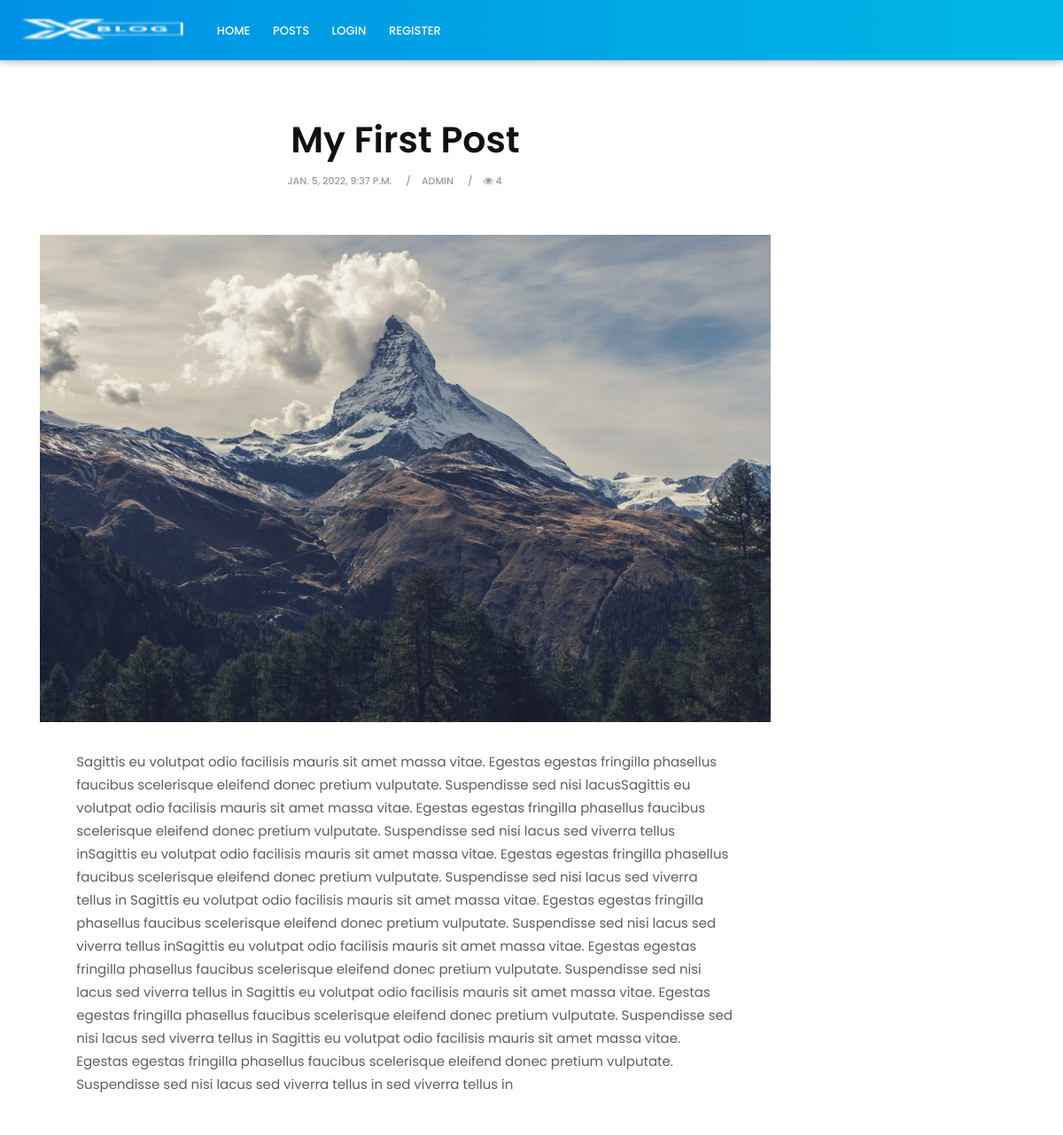
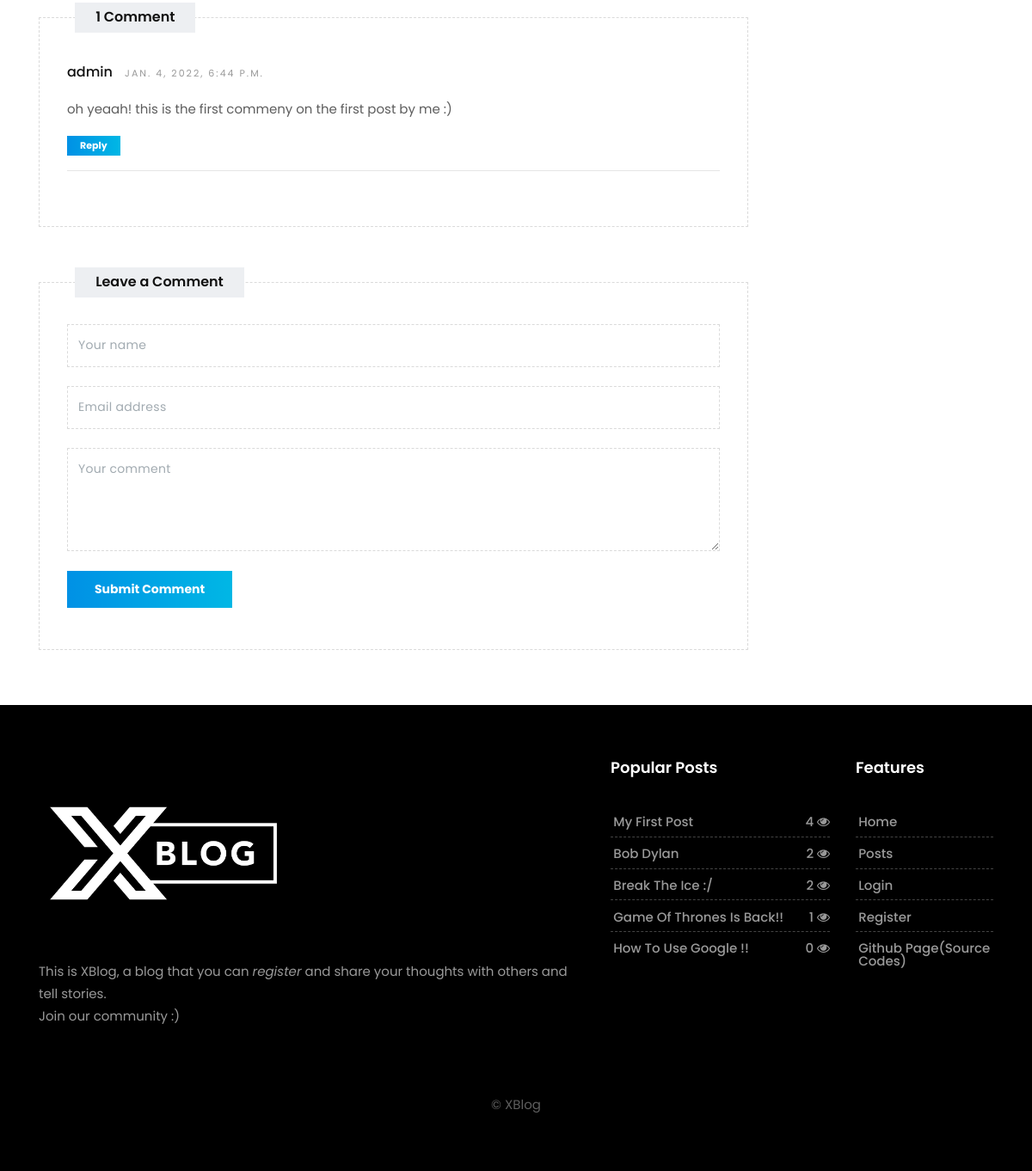
The page /posts/my-first-post on the database its author committed (2 pictures, top to bottom).
### my_blog/models.py (models this page shows, shortened)
class Post(models.Model):
    author = models.ForeignKey(User, on_delete=models.CASCADE, related_name='posts')
    title = models.CharField(max_length=50)
    content = models.TextField(null=True) # content = Text Editor
    summary = models.TextField(null=True)
    views = models.PositiveIntegerField(default=0)
    is_promote = models.BooleanField(default=False)
    date = models.DateTimeField(auto_now=True)
    image_name = models.CharField(max_length=64, null=True, default='default.png')
    slug = models.SlugField(unique=True, db_index=True, null=True)

class Comment(models.Model):
    post = models.ForeignKey(Post, on_delete=models.CASCADE, related_name="comments")
    author = models.ForeignKey(User, on_delete=models.CASCADE, related_name="comments", null=True)
    content = models.TextField(null=True)   # content = Text Editor
    date = models.DateTimeField(auto_now=True, null=True)
    active = models.BooleanField(default=False)

### my_blog/views.py (the view)
# urls.py: path("posts/<slug:slug>", views.post_detail, name='post_detail')
def post_detail(request, slug):
    post = get_object_or_404(Post, slug=slug)
    comments = post.comments.filter(active=True)
    return render(request, 'my_blog/post_detail.html', context={
        'post':post,
        'comments':comments,
    })

### my_blog/context_processors.py (called while the page is built)
def add_variable_to_base(request):
    posts = Post.objects.all().order_by("-views")[:5]
    return {
        'posts': posts
    }

### my_blog/templates/my_blog/post_detail.html (shortened to what this page needs)
{% extends 'my_blog/base.html' %}
{% load static %}
{% block content %}
    <section class="section single-wrapper">
        <div class="container">
            <div class="row">
                <div class="col-lg-9 col-md-12 col-sm-12 col-xs-12">
                    <div class="page-wrapper">
                        <div class="blog-title-area text-center">
                            <h3>{{post.title}}</h3>
                            <div class="blog-meta big-meta">
                                <small>{{post.date}}</small>
                                <small>{{post.author}}</small>
                                <small><i class="fa fa-eye"></i> {{post.views}}</small>
                            </div>
                        </div>
                        <div class="single-post-media">
                            <img src="{% static 'my_blog/images/'|add:post.image_name %}" alt="" class="img-fluid">
                        </div>
                        <div class="blog-content">
                            <div class="pp">
                                <p>{{post.content}}</p>
                            </div>
                        </div>
                        <div class="custombox clearfix">
                            {% if comments|length > 1 %}
                                <h4 class="small-title">{{comments|length}} Comments</h4>
                            {% else %}
                                <h4 class="small-title">{{comments|length}} Comment</h4>
                            {% endif %}
                            <div class="row">
                                <div class="col-lg-12">
                                    <div class="comments-list">
                                        {% for comment in comments %}
                                            <div class="media-body">
                                                <h4 class="media-heading user_name">{{comment.author}} <small>{{comment.date}}</small></h4>
                                                <p>{{comment.content}}</p>
                                                <a href="#" class="btn btn-primary btn-sm">Reply</a>
                                                <hr>
                                            </div>
                                        {% endfor %}
                                        </div>
                                    </div>
                                </div>
                            </div>
                        </div>
                        <div class="custombox clearfix">
                            <h4 class="small-title">Leave a Comment</h4>
                            <div class="row">
                                <div class="col-lg-12">
                                    <form class="form-wrapper">
                                        <input type="text" class="form-control" placeholder="Your name">
                                        <input type="text" class="form-control" placeholder="Email address">
                                        <textarea class="form-control" placeholder="Your comment"></textarea>
                                        <button type="submit" class="btn btn-primary">Submit Comment</button>
                                    </form>
                                </div>
                            </div>
                        </div>
                    </div>
                </div>
            </div>
    </section>
{% endblock content %}

### my_blog/templates/my_blog/base.html (shortened to what this page needs)
{% load static %}
<!DOCTYPE html>
<html lang="en">
<head>
        <link rel="stylesheet" href="https://maxcdn.bootstrapcdn.com/bootstrap/4.0.0/css/bootstrap.min.css">
        <link href="{% static 'my_blog/css/bootstrap.css' %}" rel="stylesheet">
        <link href="{% static 'my_blog/css/font-awesome.min.css' %}" rel="stylesheet">
        <link href="{% static 'my_blog/style.css' %}" rel="stylesheet">
        <link href="{% static 'my_blog/css/responsive.css' %}" rel="stylesheet">
        <link href="{% static 'my_blog/css/colors.css' %}" rel="stylesheet">
        <link href="{% static 'my_blog/css/version/tech.css' %}" rel="stylesheet">
</head>
<body>
        <header class="tech-header header">
            <div class="container-fluid">
                <nav class="navbar navbar-toggleable-md navbar-inverse fixed-top bg-inverse">
                    <a class="navbar-brand" href="tech-index.html"><img src="{% static 'my_blog/images/version/X-Blog-nav.png' %}" alt="logo"></a>
                    <div class="collapse navbar-collapse" id="navbarCollapse">
                        <ul class="navbar-nav mr-auto">
                            <li class="nav-item">
                                <a class="nav-link" href="{% url 'index' %}">Home</a>
                            </li>
                            <li class="nav-item">
                                <a class="nav-link" href="{% url 'posts' %}">Posts</a>
                            </li>
                            {% if "user" in request.session %}
                                <li class="nav-item">
                                    <a class="nav-link" href="{% url 'profile' request.session.user %}">{{request.session.user}}</a>
                                </li>
                                <li class="nav-item">
                                    <a class="nav-link" href="{% url 'add_post' %}">Add Post</a>
                                </li>
                                <li class="nav-item">
                                    <a class="nav-link" href="{% url 'logout' %}">Logout</a>
                                </li>
                            {% else %}
                                <li class="nav-item">
                                    <a class="nav-link" href="{% url 'login' %}">Login</a>
                                </li>
                                <li class="nav-item">
                                    <a class="nav-link" href="{% url 'register' %}">Register</a>
                                </li>
                            {% endif %}
                        </ul>
                    </div>
                </nav>
            </div>
        </header>
        {% block content %}{% endblock content %}
        <footer class="footer">
            <div class="container">
                <div class="row">
                    <div class="col-lg-7">
                        <div class="widget">
                            <div class="footer-text text-left">
                                <a href="index.html"><img src="{% static 'my_blog/images/version/X-Blog.png' %}" alt="logo" class="img-fluid"></a>
                                <p>
                                    This is XBlog, a blog that you can <a href="{% url 'register' %}"><em>register</em></a> and share your thoughts with others and tell stories. <br> Join our community :)
                                </p>
                            </div>
                        </div>
                    </div>
                    <div class="col-lg-3 col-md-12 col-sm-12 col-xs-12">
                        <div class="widget">
                            <h2 class="widget-title">Popular Posts</h2>
                            <div class="link-widget">
                                <ul>
                                    {% for post in posts %}
                                        <li><a href="{% url 'post_detail' post.slug%}">{{post.title}} <span>{{post.views}} <i class="fa fa-eye"></i></span></a></li>
                                    {% endfor %}
                                </ul>
                            </div>
                        </div>
                    </div>
                    <div class="col-lg-2 col-md-12 col-sm-12 col-xs-12">
                        <div class="widget">
                            <h2 class="widget-title">Features</h2>
                            <div class="link-widget">
                                <ul>
                                    <li><a href="{% url 'index' %}">Home</a></li>
                                    <li><a href="{% url 'posts' %}">Posts</a></li>
                                    {% if "user" in request.session %}
                                        <li><a href="{% url 'logout' %}">logout</a></li>
                                    {% else %}
                                        <li><a href="{% url 'login' %}">Login</a></li>
                                        <li><a href="{% url 'register' %}">Register</a></li>
                                    {% endif %}
                                    <li><a href="#">Github Page(source codes) </a></li>
                                </ul>
                            </div>
                        </div>
                    </div>
                </div>
                <div class="row">
                    <div class="col-md-12 text-center">
                        <br>
                        <div class="copyright">&copy; XBlog</div>
                    </div>
                </div>
            </div>
        </footer>
</body>
</html>

### my_blog/static/my_blog/style.css (style rules this page uses)
body { font-size: 15px; line-height: 26px; background-color: #ffffff; }
h1, h2, h3, h4, h5, body, p, .topbar-section, .navbar-inverse .navbar-nav .nav-link, .header .dropdown-menu, .navbar-nav .nav-link { font-family: 'Roboto', serif; }
h1, h2, h3, h4, h5, h6 { font-weight: 700; line-height: 1.4; color: #111111; }
h2 { font-size: 27px; line-height: 38px; margin-bottom: 20px }
h3 { font-size: 22px; line-height: 30px; margin-bottom: 17px }
h4 { font-size: 19px; line-height: 29px; margin-bottom: 14px }
a { color: #111111; }
body, p { color: #5e5e5e; }
p { margin-bottom: 26px; font-size: 15px; line-height: 26px; }
a { text-decoration: none !important; }
.header { padding: 0.4rem 0; position: relative; background-color: #ffffff; }
.navbar-inverse .navbar-nav .nav-link, .navbar-nav .nav-link { font-size: 15px; font-weight: 500; line-height: 1; padding: 0.9rem 0 0.8rem; text-transform: capitalize; color: #121212; }
.navbar-toggleable-md .navbar-nav .nav-link { padding-left: 0.8rem; padding-right: 0.8rem; }
.navbar-nav { margin: 0; }
.section { padding: 4rem 0; display: block; position: relative; background-color: #ffffff; }
.footer .widget-title { display: table; font-size: 18px; line-height: 1; margin: 0 0 2rem; padding: 0 0 0.5rem; }
.footer { padding: 4rem 0 4rem; background: url(images/footer.png) repeat-x center bottom #edeff2; }
.footer ul { padding: 0; margin: 0; list-style: none; }
.footer ul li { margin-bottom: 0.3rem; }
.footer ul li:last-child { margin-bottom: 0; }
.footer h5, .footer ul li a { color: #111111; }
.footer a, .footer p, .blog-list-widget small { color: rgba(0, 0, 0, 0.6) !important; }
.single-post-media { display: block; position: relative; overflow: hidden; margin-bottom: 2rem; }
.single-post-media img { width: 100%; }
.blog-title-area { display: block; position: relative; padding: 0; margin-bottom: 3rem; }
.blog-title-area .breadcrumb-item.active, .blog-title-area .breadcrumb-item + .breadcrumb-item::before, .blog-title-area .blog-meta small, .blog-title-area a { color: #a3a5a8; }
.blog-title-area h3 { font-size: 41px; line-height: 50px; margin-bottom: 7px; margin-top: 0; overflow-wrap: break-word; }
.user_name { font-size: 16px; font-weight: 500; }
.comments-list p { margin-bottom: 1rem }
.tag-cloud-single a, .comments-list .media-right, .comments-list small { color: #999 !important; font-size: 11px; letter-spacing: 2px; margin-top: 5px; padding-left: 10px; text-transform: uppercase; }
.media-body .btn-primary { padding: 5px 15px !important; font-size: 11px !important; }
.small-title { background: #edeff2 none repeat scroll 0 0; font-size: 16px; left: 5%; line-height: 1; margin: 0; padding: 0.6rem 1.5rem; position: absolute; text-align: center; top: -18px; }
.custombox { position: relative; padding: 3rem 2rem; border: 1px dashed #dadada; }
.pp { padding-left: 5%; padding-right: 5%; }
.blog-meta small { font-size: 11px; display: inline-block; margin-bottom: 0; padding-bottom: 0; color: #111111; font-weight: bold; text-transform: uppercase; margin-right: 0.5rem; }
.blog-meta small:after { content: "/"; padding-left: 1rem; }
.blog-meta small:last-child:after { content: "" }
.form-wrapper .form-control { background: #fff none repeat scroll 0 0; border: 1px dashed #dadada; border-radius: 0; font-size: 14px; font-weight: 400; line-height: 1; letter-spacing: 0.3px; margin-bottom: 1.4rem; min-height: 50px; text-transform: none; }
.form-wrapper textarea { min-height: 120px !important; padding-top: 1rem }
.footer-text img { max-width: 290px; }
.footer-text p { margin-bottom: 0; padding: 1rem 0 1.2rem; }
.form-wrapper .form-control::placeholder { color: #a2abb1; opacity: 1; }
.btn { background-color: #111111; border: 0 none; border-radius: 0; font-size: 14px; font-weight: bold; padding: 0.8rem 2rem; text-transform: none; }
.link-widget li { padding: 0.4rem 0.2rem 0.6rem; text-transform: capitalize; line-height: 1; font-weight: 500; position: relative; margin: 0; border-bottom: 1px dashed #dadada; }
.link-widget li:last-child { border-bottom: 0 dashed #dadada; }
.link-widget li span { position: absolute; right: 0; }

### my_blog/static/my_blog/css/colors.css (style rules this page uses)
.footer .widget-title { border-color: #3197d6; }

### rows shown on the page
Post: title "My First Post", date "JAN. 5, 2022, 9:37 P.M.", author "ADMIN", views "4", image_name (picture), content "Sagittis eu volutpat odio facilisis mauris sit amet massa vitae. Egestas egestas fringilla phasellus faucibus scelerisque eleifend donec pretium vulputate. Suspendisse sed nisi lacusSagittis eu volutpat odio facilisis mauris sit amet massa vitae. Egestas egestas fringilla phasellus faucibus scelerisque eleifend donec pretium vulputate. Suspendisse sed nisi lacus sed viverra tellus inSagittis eu volutpat odio facilisis mauris sit amet massa vitae. Egestas egestas fringilla phasellus faucibus scelerisque eleifend donec pretium vulputate. Suspendisse sed nisi lacus sed viverra tellus in Sagittis eu volutpat odio facilisis mauris sit amet massa vitae. Egestas egestas fringilla phasellus…"
Comment: author "admin", date "JAN. 4, 2022, 6:44 P.M.", content "oh yeaah! this is the first commeny on the first post by me :)"
Post: title "Bob Dylan", views "2"
Post: title "Break The Ice :/", views "2"
Post: title "Game Of Thrones Is Back!!", views "1"
Post: title "How To Use Google !!", views "0"

### other values the page prints
{{ comments|length }} "1"
